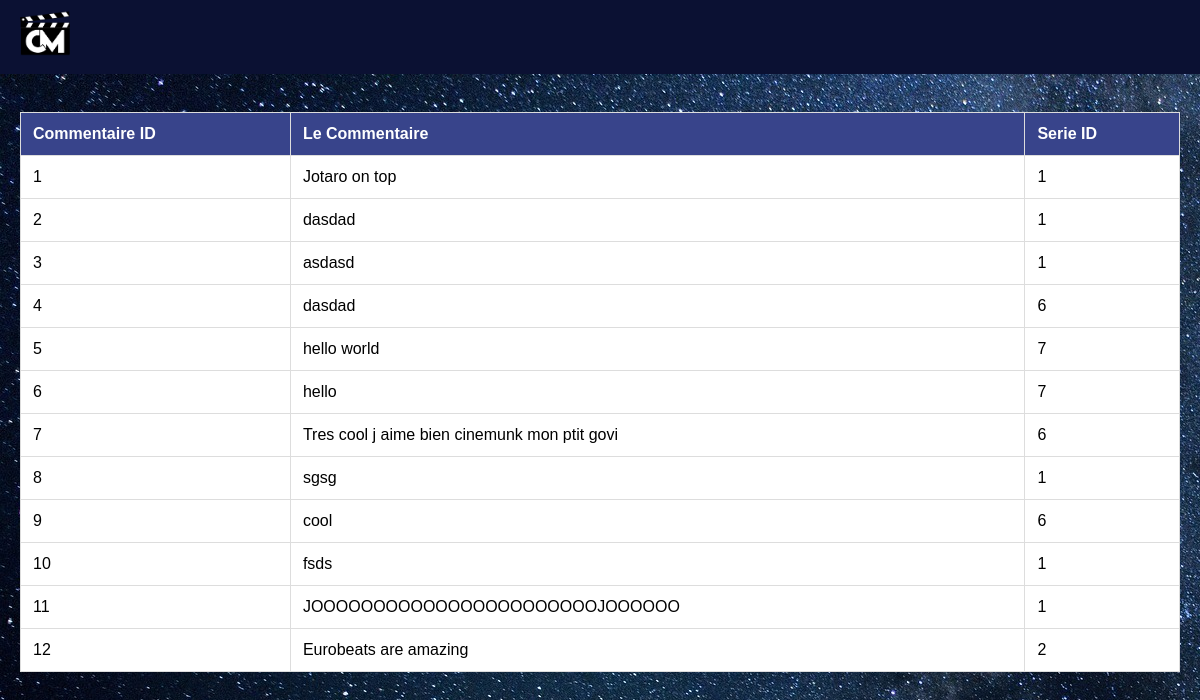
The page /admin_Commentaire on the database its author committed.
### tables this page shows
CREATE TABLE "Commentaire" (
	"idcommentaire"	INTEGER,
	"nomcommentaire"	VARCHAR,
	"idserie"	INTEGER NOT NULL,
	PRIMARY KEY("idcommentaire" AUTOINCREMENT),
	FOREIGN KEY("idserie") REFERENCES "Serie"("idserie")
);

### project_db_flask.py (the view)
@app.route('/admin_Commentaire')
def Commentaire_de():
    Commentaire = db.allCommentaire()
    return render_template("liste_Commentaire.html", Commentaire=Commentaire)

### cinemunckdb.py (called while the page is built)
def allCommentaire():
    conn = sqlite3.connect('Cinemunck.db')
    cursor = conn.cursor()
    cursor.execute("SELECT * FROM Commentaire")
    rows = cursor.fetchall()
    conn.close()
    return rows

### templates/liste_Commentaire.html (shortened to what this page needs)
<!DOCTYPE html>
<html lang="en">
<head>
    <link rel="stylesheet" href="{{ url_for('static', filename='style_general.css') }}">
</head>
<header>
    <div class="logo">
        <a href="{{ url_for('home') }}">
            <img src="{{ url_for('static', filename='CM_logo.png') }}" alt="Company Logo">
        </a>
    </div>
</header>
<br>
<br>
<br>
<br>
<body>
<table>
    <thead>
        <tr>
            <th>Commentaire ID</th>
            <th>Le Commentaire</th>
            <th>Serie ID</th>
        </tr>
    </thead>
    <tbody>
        {% for idcommentaire, nomcommentaire, idserie in Commentaire %}
            <tr>
                <td>{{idcommentaire}}</td>
                <td>{{nomcommentaire}}</td>
                <td>{{idserie}}</td>
            </tr>
        {% endfor %}
    </tbody>
</table>
</body>
</html>

### static/style_general.css (style rules this page uses)
body { font-family: 'Arial', sans-serif; background: url('/static/space.jpg'); background-color: #f0f0f0; margin: 0; padding-top: 80px; }
body { font-family: 'Open Sans', sans-serif; background: url('/static/space.jpg') center center fixed; background-size: cover; margin: 0; padding: 20px; }
body { font-family: 'Arial', sans-serif; background: url('/static/space.jpg'); background-color: #f0f0f0; margin: 0; padding: 20px; }
a { text-decoration: none; color: #ffffff; border-bottom: 2px solid transparent; transition: border-bottom 0.3s ease; }
table { width: 100%; border-collapse: collapse; margin-top: 20px; background-color: #fff; }
th, td { border: 1px solid #dddddd; text-align: left; padding: 12px; background-color: #fff; }
th { background-color: #38448b; color: white; }
header { background-color: #0b1133; display: flex; justify-content: space-between; padding: 10px 20px; align-items: center; position: fixed; top: 0; left: 0; right: 0; z-index: 1000; opacity: 0; animation: fadeIn 1s ease forwards; }
header .logo img { height: 50px; }

### rows shown on the page
Commentaire: idcommentaire "1", nomcommentaire "Jotaro on top", idserie "1"
Commentaire: idcommentaire "2", nomcommentaire "dasdad", idserie "1"
Commentaire: idcommentaire "3", nomcommentaire "asdasd", idserie "1"
Commentaire: idcommentaire "4", nomcommentaire "dasdad", idserie "6"
Commentaire: idcommentaire "5", nomcommentaire "hello world", idserie "7"
Commentaire: idcommentaire "6", nomcommentaire "hello", idserie "7"
Commentaire: idcommentaire "7", nomcommentaire "Tres cool j aime bien cinemunk mon ptit govi", idserie "6"
Commentaire: idcommentaire "8", nomcommentaire "sgsg", idserie "1"
Commentaire: idcommentaire "9", nomcommentaire "cool", idserie "6"
Commentaire: idcommentaire "10", nomcommentaire "fsds", idserie "1"
Commentaire: idcommentaire "11", nomcommentaire "JOOOOOOOOOOOOOOOOOOOOOOOJOOOOOO", idserie "1"
Commentaire: idcommentaire "12", nomcommentaire "Eurobeats are amazing", idserie "2"
